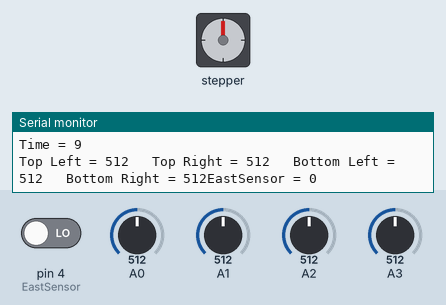
Recording of a sketch running on a simulated Arduino Uno, built with avr-gcc and run on an emulated ATmega328P. On the bench: stepper motor, the last lines printed to the serial monitor. The test bench sets the inputs (shaded band); at power-on: A0 = 512, A1 = 512, A2 = 512, pin 4 (EastSensor) LOW, A3 = 512. Stepper angles assume 200 steps per turn.

Above: at 1.2 s.
1.3 s: A0 set to 104
4.3 s: A0 set to 94
7.3 s: A1 set to 110
10.3 s: A1 set to 89
13.3 s: A2 set to 111
16.3 s: A2 set to 94
At 61.3 s:
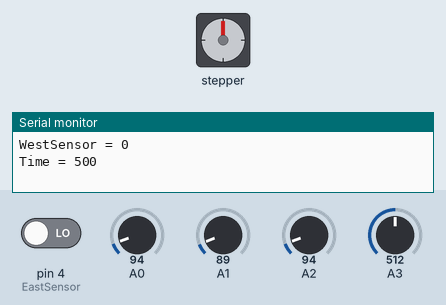
Timing chart, 0 to 65.3 s (numbered marks = the images above; inputs shaded):
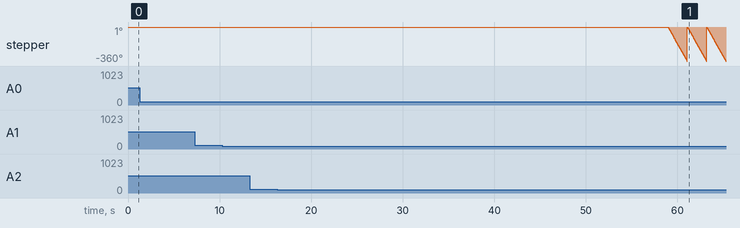

Measured:
- the behaviour switches between 100 and 99 on A2 (found by bisection; images 0 and 1)

The sketch:

SolarTracker.ino
```cpp
// (licence header left out)
//IN HARDWARE CIRCUIT --->  10(DIRECTION),11(STEP),12(ENABLE) IS CONNECTED TO TILT MOTOR DRIVER.//
//IN HARDWARE CIRCUIT --->   2(DIRECTION), 3(STEP), 6(ENABLE) IS CONNECTED TO PAN MOTOR DRIVER.//
#include <AccelStepper.h>

//Setup - not configurable
#define motorInterfaceType    1
#define EastSensor            4  // East Hall sensor for Interrupt
#define WestSensor            5  // West Hall sensor for Interrupt

#define TiltMotorStepPin      11
#define TiltMotorDirectionPin 10
#define TiltMotorEnable       12

#define PanMotorStepPin       3
#define PanMotorDirectionPin  2
#define PanMotorEnable        6


//Cofigurable Max Speed, Current Speed and Number of steps motor rotates on getting one command
#define TimeToWait            500        //32767 this is for 9 hour
#define MaxSpeed              200
#define CurrentSpeed          20
#define PanMotorReturnSpeed   100
#define NumbersOfStepsAtOnce  15


#define PanMotorNumberOfStepsForReturn 200

//Partially configurable, i.e. toggle 1 & -1 if complete system is rotating in opposite directions
#define Clockwise                  1
#define AntiClockwise             -1
#define PanMotorReturnDirection   -1

//Configurable Sensor values
#define SensorThreshold 3
#define FunctionalLightConditionValue 500

//Stepper motor instances
AccelStepper TiltStepperMotor =
  AccelStepper(motorInterfaceType, TiltMotorStepPin, TiltMotorDirectionPin); // replaced by PanStepperMotor

AccelStepper PanStepperMotor =
  AccelStepper(motorInterfaceType, PanMotorStepPin, PanMotorDirectionPin);  //  replaced by TiltStepperMotor

int EastSideInterrupt = 0;
int WestSideInterrupt = 0;
int timeElapsedSinceNotFunctionalLightConditions = 0;

void setup()
{
  PanStepperMotor.setMaxSpeed(MaxSpeed);
  TiltStepperMotor.setMaxSpeed(MaxSpeed);

  Serial.begin(9600);
  analogReference(INTERNAL);

  pinMode(EastSensor, INPUT);
  pinMode(WestSensor, INPUT);
}

void loop()
{
  int topLeft     = analogRead(A0);
  int topRight    = analogRead(A1);
  int bottomLeft  = analogRead(A2);
  int bottomRight = analogRead(A3);

  int avgLeft     = (topLeft    + bottomLeft)   / 2;
  int avgRight    = (topRight   + bottomRight)  / 2;
  int avgTop      = (topLeft    + topRight)     / 2;
  int avgBottom   = (bottomLeft + bottomRight)  / 2;

  SerialPrintSensorValues(topLeft, topRight, bottomLeft, bottomRight);

  if(functionalLightConditions(topLeft, topRight, bottomLeft, bottomRight))
  {
    //following "if" block will be executed when the system
    //has executed a return procedure earlier or
    //is a fresh start
    if(IsEastSideInterruptEngaged() == 1)
    {
      EastSideInterrupt = 0;
      WestSideInterrupt = 0;
      timeElapsedSinceNotFunctionalLightConditions = 0;
    }

    if(IsWestSideInterruptEngaged() == 0)
    {
      trackSun(avgLeft, avgRight, avgTop, avgBottom);
    }
    else
    {
      turnOffAllMotors();
    }
  }
  else //if(!functionalLightConditions(topLeft, topRight, bottomLeft, bottomRight))
  {
    if(IsEnoughTimeElapsed() && IsEastSideInterruptEngaged() == 0)
    {
      //start rotating pan motor till East Side Interrupt is engaged
      executeReturnProcedure();
    }
    turnOffAllMotors();
  }
}

bool functionalLightConditions(int topLeft, int topRight, int bottomLeft, int bottomRight)
{
  //lesser the values higher is the light intensity
  if(topLeft < FunctionalLightConditionValue && topRight < FunctionalLightConditionValue
    && bottomLeft < FunctionalLightConditionValue && bottomRight < FunctionalLightConditionValue)
    return true;
  return false;
}

bool IsEnoughTimeElapsed()
{
  if(timeElapsedSinceNotFunctionalLightConditions == TimeToWait)
  {
    return true;
  }
  timeElapsedSinceNotFunctionalLightConditions++;
  return false;
}

int IsWestSideInterruptEngaged()
{
  //As the Pan Motor starts returning to east direction, we will no longer get the interrupt signal
  //but WestSideInterrupt will remember if we got the sun set conditions earlier
  //and this flag (WestSideInterrupt) should be returned immidiately
  if(WestSideInterrupt == 1)
    return WestSideInterrupt;

   WestSideInterrupt = digitalRead(WestSensor);

  return WestSideInterrupt;
}

int IsEastSideInterruptEngaged()
{
  if(EastSideInterrupt == 1)
    return EastSideInterrupt;

  EastSideInterrupt = digitalRead(EastSensor);

  return EastSideInterrupt;
}

void trackSun(int avgLeft, int avgRight, int avgTop, int avgBottom)
{
  int PanDirection  = 0;
  int TiltDirection = 0;

  if(avgLeft - avgRight > SensorThreshold)
  {
    PanDirection = AntiClockwise;

    //Start Motors
    digitalWrite(PanMotorEnable, LOW);
  }
  else if(avgRight - avgLeft > SensorThreshold)
  {
    PanDirection = Clockwise;
    //Start Motors
    digitalWrite(PanMotorEnable, LOW);
  }
  else
  {
    PanDirection = 0;
    //Shutdown Motors
    digitalWrite(PanMotorEnable, HIGH);
  }

  if(avgTop - avgBottom > SensorThreshold)
  {
    TiltDirection = Clockwise;
    //Start Motors
    digitalWrite(TiltMotorEnable, LOW);
  }
  else if(avgBottom - avgTop > SensorThreshold)
  {
    TiltDirection = AntiClockwise;
    //Start Motors
    digitalWrite(TiltMotorEnable, LOW);
  }
  else
  {
    TiltDirection = 0;
    //Shutdown Motors
    digitalWrite(TiltMotorEnable, HIGH);
  }

  //At this point respective motors will be switched on or off, (in case of off, motors won't respond to any further commands)
  //Pan and Tilt direction will also be set to clock, anti-clock or 0

  TiltStepperMotor.setCurrentPosition(0);
  PanStepperMotor.setCurrentPosition(0);
  while(TiltStepperMotor.currentPosition() != (NumbersOfStepsAtOnce * TiltDirection) || PanStepperMotor.currentPosition() != (NumbersOfStepsAtOnce * PanDirection))
  {
    if(TiltStepperMotor.currentPosition() != (NumbersOfStepsAtOnce * TiltDirection))
    {
      TiltStepperMotor.setSpeed(CurrentSpeed * TiltDirection);
      TiltStepperMotor.runSpeed();
    }

    if(PanStepperMotor.currentPosition() != (NumbersOfStepsAtOnce * PanDirection))
    {
      PanStepperMotor.setSpeed(CurrentSpeed * PanDirection);
      PanStepperMotor.runSpeed();
    }
  }
}

void executeReturnProcedure()
{
  digitalWrite(PanMotorEnable, LOW);

  PanStepperMotor.setCurrentPosition(0);
  while(PanStepperMotor.currentPosition() != (PanMotorNumberOfStepsForReturn * PanMotorReturnDirection))
  {
    PanStepperMotor.setSpeed(PanMotorReturnSpeed * PanMotorReturnDirection);
    PanStepperMotor.runSpeed();
  }

  digitalWrite(PanMotorEnable, HIGH);
}

void turnOffAllMotors()
{
  digitalWrite(TiltMotorEnable, HIGH);
  digitalWrite(PanMotorEnable, HIGH);
}

void SerialPrintSensorValues(int topLeft, int topRight, int bottomLeft, int bottomRight)
{
  Serial.println();
  Serial.print("Top Left = ");
  Serial.print(topLeft);
  Serial.print("\t Top Right = ");
  Serial.print(topRight);
  Serial.print("\t Bottom Left = ");
  Serial.print(bottomLeft);
  Serial.print("\t Bottom Right = ");
  Serial.print(bottomRight);

  Serial.print("EastSensor = ");
  Serial.println(EastSideInterrupt);

  Serial.print("WestSensor = ");
  Serial.println(WestSideInterrupt);

  Serial.print("Time = ");
  Serial.println(timeElapsedSinceNotFunctionalLightConditions);

  /*
  Serial.println();
  Serial.print("Pan Stepper Motor position = ");
  Serial.print(PanStepperMotor.currentPosition());
  Serial.print("\tTilt Stepper Motor position = ");
  Serial.print(TiltStepperMotor.currentPosition());
  */
}
```
